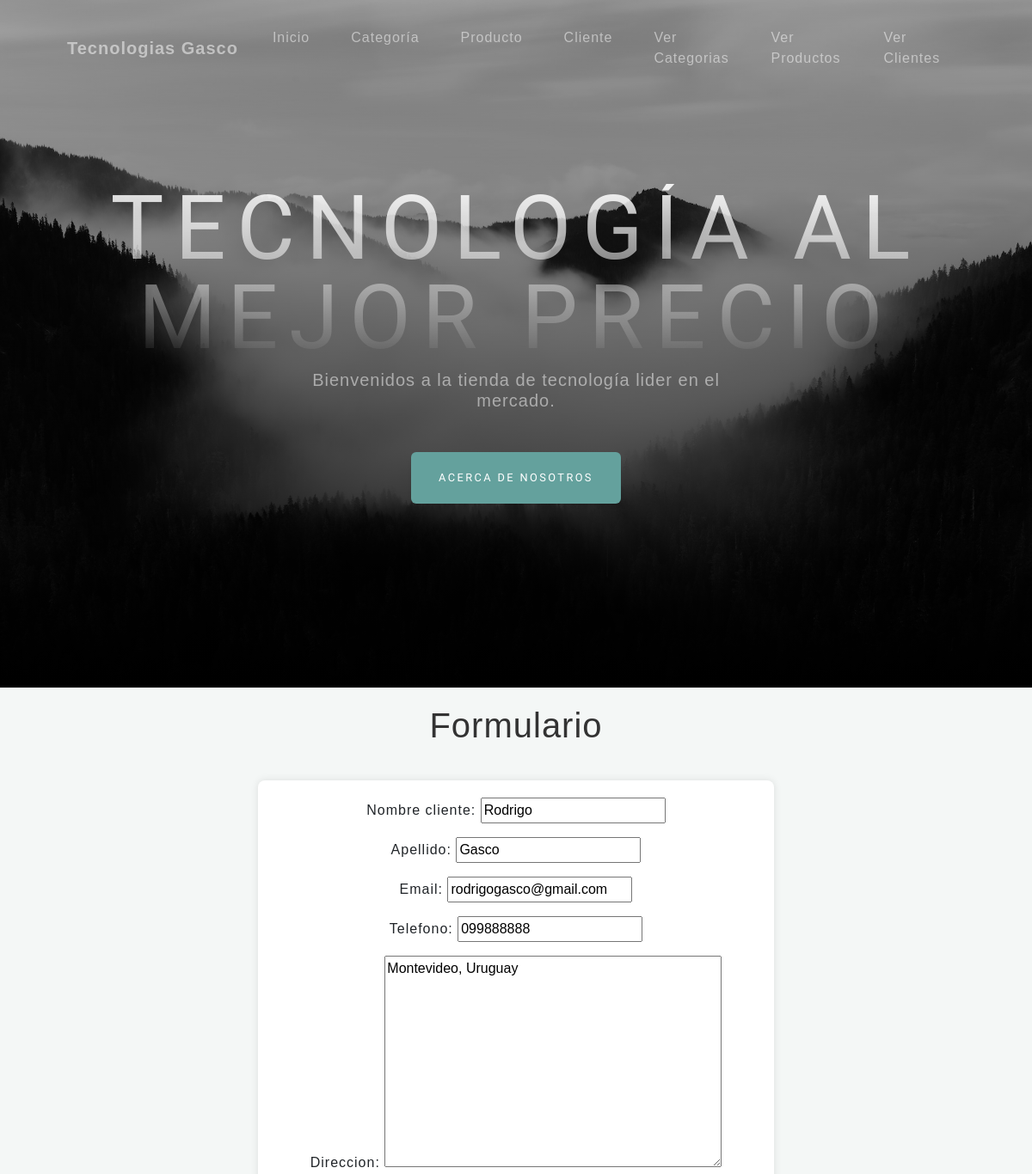
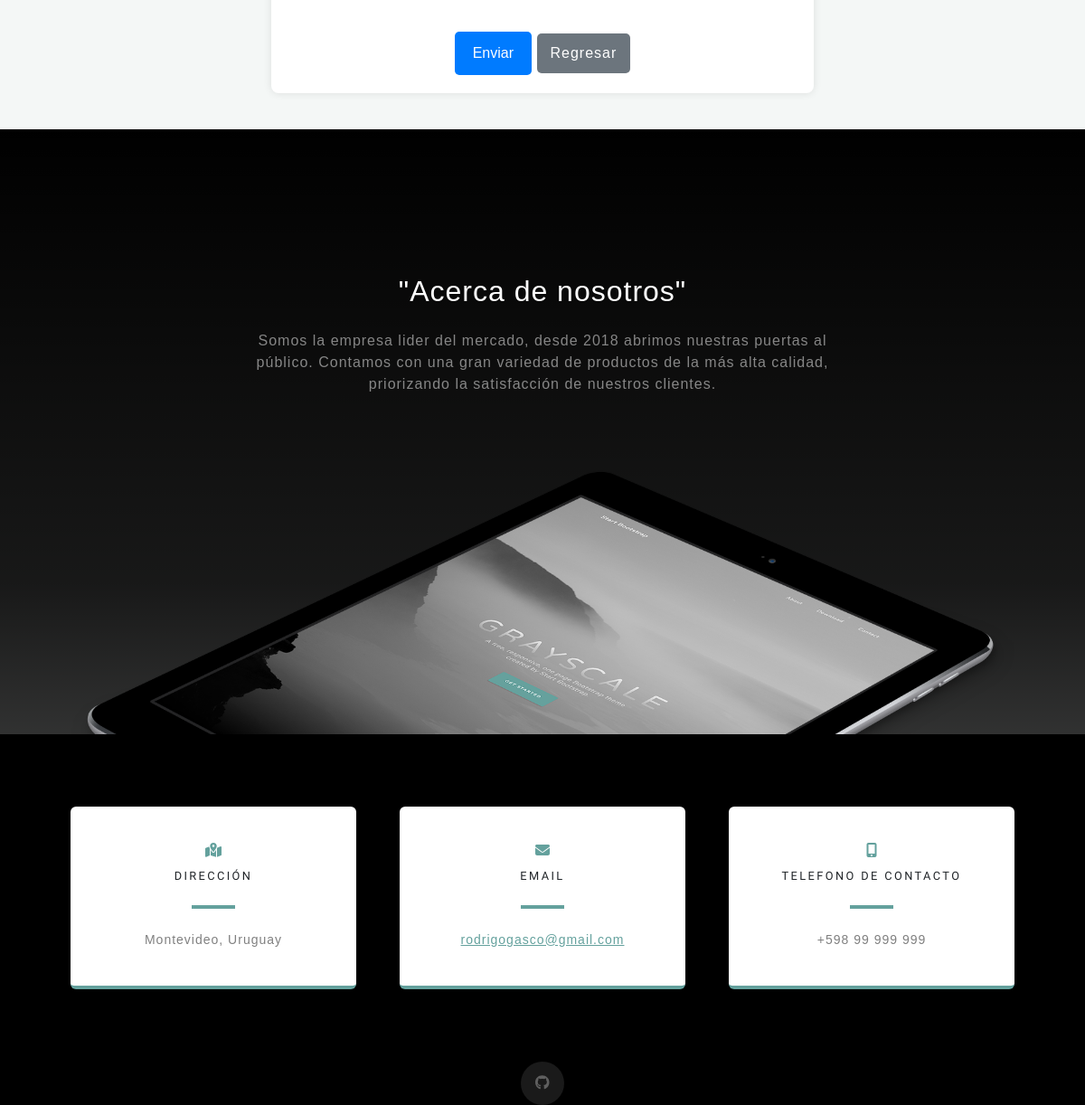
Screenshot of /cliente/editar/5 with the database file from the repository (2 pictures, top to bottom).
### AppGasco/models.py (models this page shows, shortened)
class Cliente(models.Model):
    nombre_cliente = models.CharField(max_length=40)
    apellido = models.CharField(max_length=40)
    email = models.EmailField()
    telefono = models.CharField (max_length=20)
    direccion = models.TextField()

### AppGasco/views_clases.py (the view)
# urls.py: path('cliente/editar/<int:pk>', views_clases.ClienteUpdateView.as_view(), name='Edit_Cliente'),
class ClienteUpdateView(UpdateView):
    model = Cliente
    template_name = "appgasco/Vistas_Clase_Cliente/cliente_edit.html"
    success_url = reverse_lazy("List_Cliente")
    fields = ["nombre_cliente", "apellido", "email", "telefono", "direccion"]

### AppGasco/templates/appgasco/Vistas_Clase_Cliente/cliente_edit.html (shortened to what this page needs)
{% extends 'AppGasco/index.html' %}
{% load static %}
{% block main %}
<h1>Formulario</h1>
<div class="form-container">
    <form action="" method="POST">
        {{ form.as_p }}
        <input type="submit" value="Enviar">
        <a href="{% url 'List_Cliente' %}" class="back-button">Regresar</a>
    </form>
</div>
{% endblock main %}

### AppGasco/templates/appgasco/Vistas_Clase_Cliente/cliente_edit.html (style rules this page uses)
body { font-family: Arial, sans-serif; background-color: #f4f7f6; margin: 0; padding: 0; }
h1 { color: #333; text-align: center; margin-top: 20px; }
.form-container { width: 50%; margin: 40px auto; padding: 20px; background-color: #fff; border-radius: 8px; box-shadow: 0 0 10px rgba(0, 0, 0, 0.1); }
.form-container form { text-align: center; }
.form-container input[type="submit"] { padding: 12px 20px; background-color: #007bff; color: #fff; border: none; border-radius: 5px; font-size: 16px; cursor: pointer; transition: background-color 0.3s ease; margin-top: 20px; }
.back-button { display: inline-block; margin-top: 20px; padding: 10px 15px; background-color: #6c757d; color: #fff; border-radius: 5px; text-decoration: none; font-size: 16px; transition: background-color 0.3s ease; }

### rows the page displays
Cliente: nombre_cliente "Rodrigo", apellido "Gasco", email "rodrigogasco@gmail.com", telefono "099888888", direccion "Montevideo, Uruguay"
